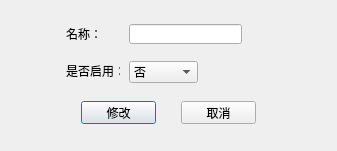
<?xml version="1.0" encoding="UTF-8"?>
<ui version="4.0">
 <class>Dialog</class>
 <widget class="QDialog" name="Dialog">
  <property name="geometry">
   <rect>
    <x>0</x>
    <y>0</y>
    <width>337</width>
    <height>151</height>
   </rect>
  </property>
  <property name="windowTitle">
   <string>Dialog</string>
  </property>
  <layout class="QVBoxLayout" name="verticalLayout">
   <item>
    <widget class="QWidget" name="widget" native="true">
     <widget class="QLineEdit" name="lineEdit">
      <property name="geometry">
       <rect>
        <x>118</x>
        <y>13</y>
        <width>113</width>
        <height>20</height>
       </rect>
      </property>
     </widget>
     <widget class="QLabel" name="label">
      <property name="geometry">
       <rect>
        <x>55</x>
        <y>17</y>
        <width>54</width>
        <height>12</height>
       </rect>
      </property>
      <property name="text">
       <string>名称：</string>
      </property>
     </widget>
     <widget class="QLabel" name="label_2">
      <property name="geometry">
       <rect>
        <x>55</x>
        <y>54</y>
        <width>54</width>
        <height>12</height>
       </rect>
      </property>
      <property name="text">
       <string>是否启用：</string>
      </property>
     </widget>
     <widget class="QComboBox" name="comboBox">
      <property name="geometry">
       <rect>
        <x>118</x>
        <y>50</y>
        <width>69</width>
        <height>22</height>
       </rect>
      </property>
      <item>
       <property name="text">
        <string>否</string>
       </property>
      </item>
      <item>
       <property name="text">
        <string>是</string>
       </property>
      </item>
     </widget>
     <widget class="QPushButton" name="pushButton">
      <property name="geometry">
       <rect>
        <x>70</x>
        <y>90</y>
        <width>75</width>
        <height>23</height>
       </rect>
      </property>
      <property name="text">
       <string>修改</string>
      </property>
     </widget>
     <widget class="QPushButton" name="pushButton_2">
      <property name="geometry">
       <rect>
        <x>170</x>
        <y>90</y>
        <width>75</width>
        <height>23</height>
       </rect>
      </property>
      <property name="text">
       <string>取消</string>
      </property>
     </widget>
    </widget>
   </item>
  </layout>
 </widget>
 <resources/>
 <connections/>
</ui>
